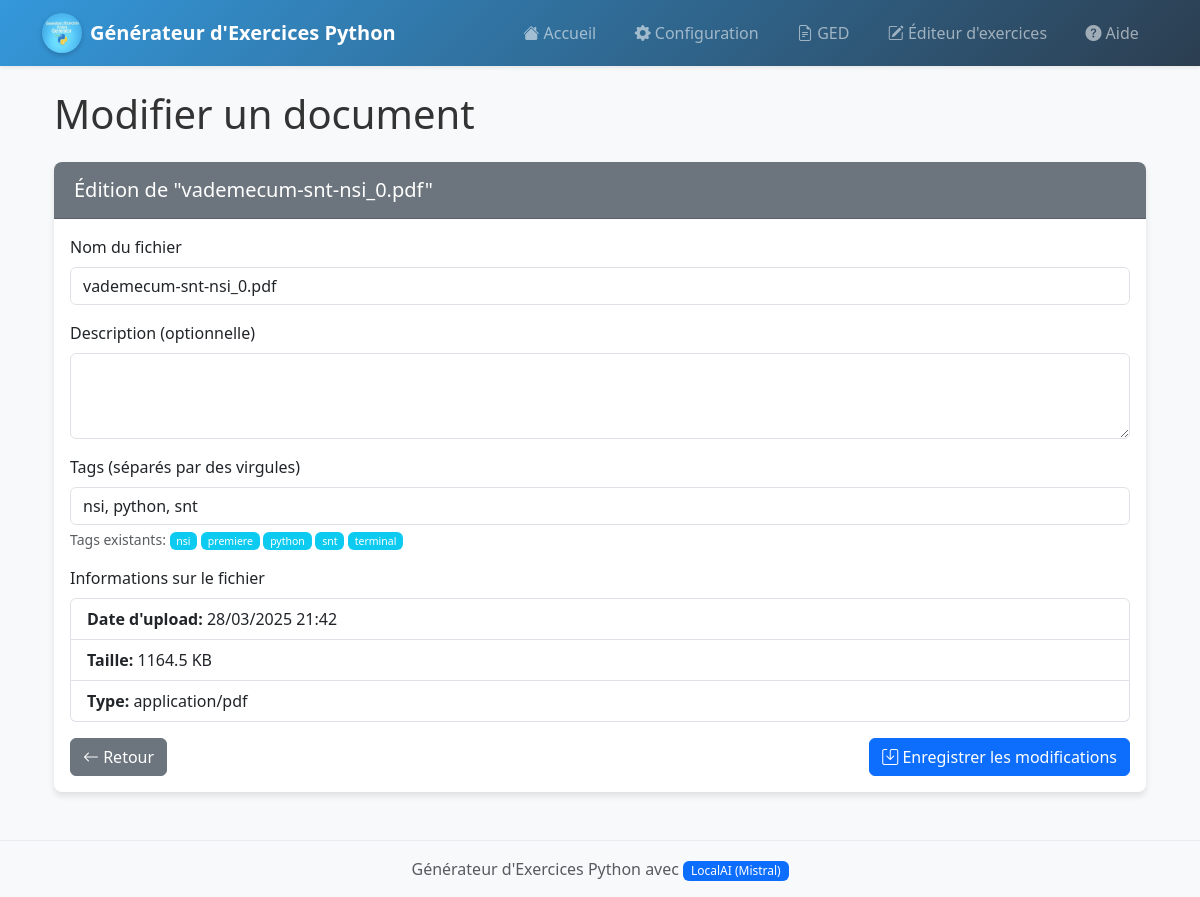
The app's page /ged/edit/3 with its own data.
### app.py (models this page shows)
class Document(db.Model):
    id = db.Column(db.Integer, primary_key=True)
    nom_fichier = db.Column(db.String(255), nullable=False)
    nom_unique = db.Column(db.String(36), unique=True)  # UUID4
    date_upload = db.Column(db.DateTime, default=db.func.current_timestamp())
    taille_fichier = db.Column(db.Integer)  # Taille en octets
    type_mime = db.Column(db.String(100))  # Type MIME du fichier
    description = db.Column(db.Text)  # Description optionnelle
    user_id = db.Column(db.Integer)
    tags = db.relationship('Tag', secondary='document_tags', backref='documents')

class Tag(db.Model):
    id = db.Column(db.Integer, primary_key=True)
    nom = db.Column(db.String(50), unique=True)

### app.py (the view, shortened to what this page needs)
@app.route('/ged/edit/<int:document_id>', methods=['GET', 'POST'])
def edit_document(document_id):
    document = Document.query.get_or_404(document_id)
    all_tags = Tag.query.order_by(Tag.nom).all()
    return render_template('edit_document.html', document=document, all_tags=all_tags)

### templates/edit_document.html (shortened to what this page needs)
{% extends "layout.html" %}
{% block content %}
<div class="container">
    <h1 class="mb-4">Modifier un document</h1>
    <div class="card">
        <div class="card-header bg-secondary text-white">
            <h5 class="mb-0">Édition de "{{ document.nom_fichier }}"</h5>
        </div>
        <div class="card-body">
            <form action="{{ url_for('edit_document', document_id=document.id) }}" method="post">
                <div class="mb-3">
                    <label for="nom_fichier" class="form-label">Nom du fichier</label>
                    <input type="text" class="form-control" id="nom_fichier" name="nom_fichier" value="{{ document.nom_fichier }}" required>
                </div>
                <div class="mb-3">
                    <label for="description" class="form-label">Description (optionnelle)</label>
                    <textarea class="form-control" id="description" name="description" rows="3">{{ document.description }}</textarea>
                </div>
                <div class="mb-3">
                    <label for="tags" class="form-label">Tags (séparés par des virgules)</label>
                    <input type="text" class="form-control" id="tags" name="tags" value="{{ document.tags|map(attribute='nom')|join(', ') }}">
                    <div class="form-text">
                        Tags existants:
                        {% for tag in all_tags %}
                        <span class="badge bg-info tag-suggestion" style="cursor: pointer;">{{ tag.nom }}</span>
                        {% endfor %}
                    </div>
                </div>
                <div class="mb-3">
                    <label class="form-label">Informations sur le fichier</label>
                    <ul class="list-group">
                        <li class="list-group-item">
                            <strong>Date d'upload:</strong> {{ document.date_upload.strftime('%d/%m/%Y %H:%M') }}
                        </li>
                        <li class="list-group-item">
                            <strong>Taille:</strong> {{ (document.taille_fichier / 1024)|round(1) }} KB
                        </li>
                        <li class="list-group-item">
                            <strong>Type:</strong> {{ document.type_mime }}
                        </li>
                    </ul>
                </div>
                <div class="d-flex justify-content-between">
                    <a href="{{ url_for('ged') }}" class="btn btn-secondary">
                        <i class="bi bi-arrow-left"></i> Retour
                    </a>
                    <button type="submit" class="btn btn-primary">
                        <i class="bi bi-save"></i> Enregistrer les modifications
                    </button>
                </div>
            </form>
        </div>
    </div>
</div>
{% endblock %}

### static/style.css (style rules this page uses)
:root { --primary-color: #3498db; --secondary-color: #2c3e50; --accent-color: #e74c3c; --success-color: #2ecc71; --warning-color: #f39c12; --info-color: #3498db; --light-color: #ecf0f1; --dark-color: #2c3e50; --transition-speed: 0.3s; --box-shadow: 0 4px 6px rgba(0, 0, 0, 0.1); --hover-shadow: 0 6px 12px rgba(0, 0, 0, 0.15); }
body { font-family: 'Segoe UI', Tahoma, Geneva, Verdana, sans-serif; background-color: #f8f9fa; color: #333; transition: background-color var(--transition-speed); }
.card { box-shadow: var(--box-shadow); border: none; margin-bottom: 1.5rem; transition: all var(--transition-speed); border-radius: 0.5rem; overflow: hidden; }
.card-header { font-weight: 600; padding: 1rem 1.25rem; }
.card { animation: fadeIn 0.5s ease-out; }
.form-label { font-weight: 500; transition: all var(--transition-speed); }
.form-select, .form-control { transition: all var(--transition-speed); border-radius: 0.375rem; }
.btn { transition: all var(--transition-speed); border-radius: 0.375rem; position: relative; overflow: hidden; }
.btn::after { content: ''; position: absolute; top: 50%; left: 50%; width: 5px; height: 5px; background: rgba(255, 255, 255, 0.5); opacity: 0; border-radius: 100%; transform: scale(1, 1) translate(-50%, -50%); transform-origin: 50% 50%; }
.badge { transition: all var(--transition-speed); font-weight: 500; }

### records on screen
Document: nom_fichier "vademecum-snt-nsi_0.pdf", date_upload "28/03/2025 21:42", (document.taille_fichier/1024)|round(1) "1164.5", type_mime "application/pdf"
Tag: nom "nsi"
Tag: nom "premiere"
Tag: nom "python"
Tag: nom "snt"
Tag: nom "terminal"
